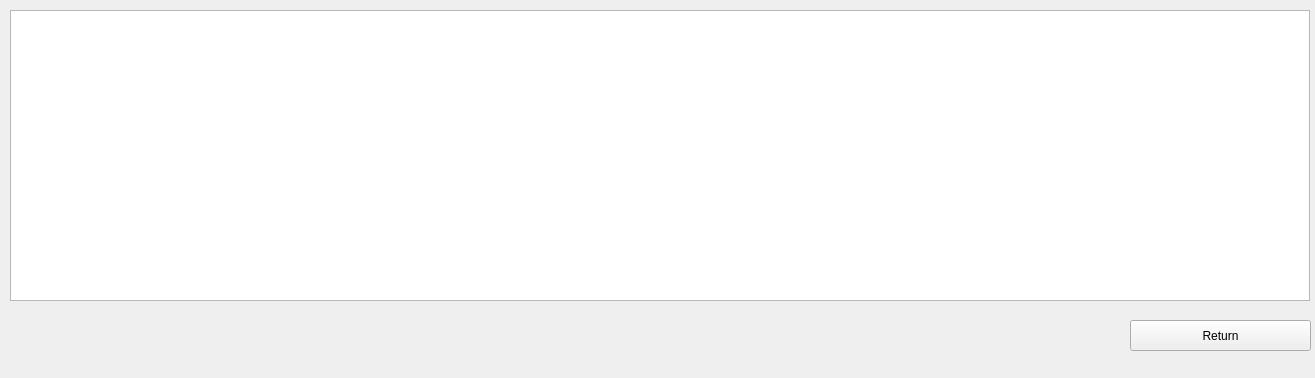
<?xml version="1.0" encoding="UTF-8"?>
<ui version="4.0">
 <class>Form</class>
 <widget class="QWidget" name="Form">
  <property name="geometry">
   <rect>
    <x>0</x>
    <y>0</y>
    <width>1315</width>
    <height>378</height>
   </rect>
  </property>
  <property name="windowTitle">
   <string>Form</string>
  </property>
  <property name="layoutDirection">
   <enum>Qt::LeftToRight</enum>
  </property>
  <widget class="QTableView" name="list_tbl">
   <property name="geometry">
    <rect>
     <x>10</x>
     <y>10</y>
     <width>1300</width>
     <height>291</height>
    </rect>
   </property>
   <property name="selectionMode">
    <enum>QAbstractItemView::SingleSelection</enum>
   </property>
   <property name="selectionBehavior">
    <enum>QAbstractItemView::SelectRows</enum>
   </property>
  </widget>
  <widget class="QPushButton" name="return_btn">
   <property name="geometry">
    <rect>
     <x>1130</x>
     <y>320</y>
     <width>181</width>
     <height>31</height>
    </rect>
   </property>
   <property name="text">
    <string>Return</string>
   </property>
  </widget>
 </widget>
 <resources/>
 <connections/>
</ui>
